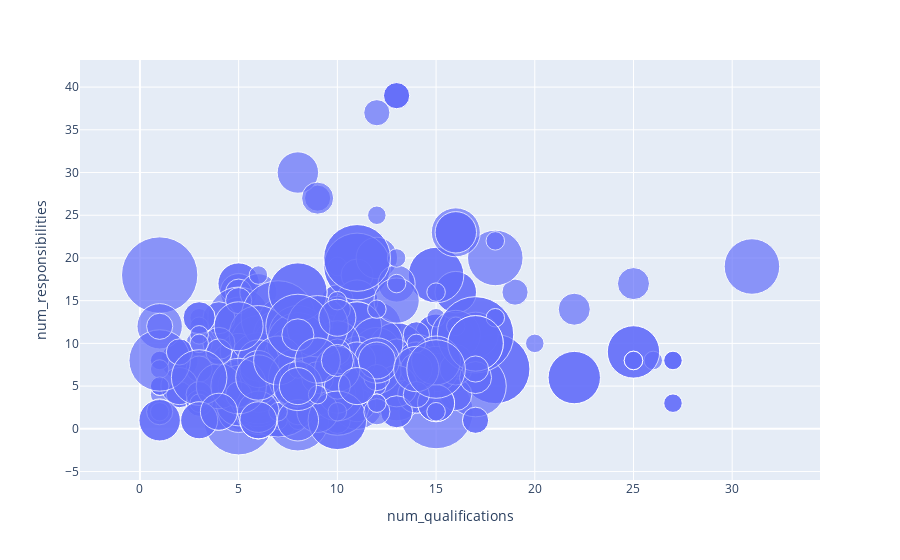

Here is the notebook cell this chart was saved with:
### Code cell
import plotly.express as px
df = agg_sub

fig = px.scatter(df, x="num_qualifications", y="num_responsibilities",
	         size="num_benefits",
                 hover_name="title", log_x=False, size_max=60)
fig.show()

### Figure 1 — Plotly figure (JSON) as saved in the notebook; plotly's stock layout.template omitted (floating-point values rounded to 4 significant figures; data arrays with more than 128 entries replaced by an {"elided": "..."} marker saying what was removed)
{"data": [{"hovertemplate": "<b>%{hovertext}</b><br><br>num_qualifications=%{x}<br>num_responsibilities=%{y}<br>num_benefits=%{marker.size}<extra></extra>", "hovertext": {"elided": "823 str values"}, "legendgroup": "", "marker": {"color": "#636efa", "size": {"elided": "823 int values"}, "sizemode": "area", "sizeref": 0.005833, "symbol": "circle"}, "mode": "markers", "name": "", "orientation": "v", "showlegend": false, "type": "scatter", "x": {"elided": "823 int values"}, "xaxis": "x", "y": {"elided": "823 int values"}, "yaxis": "y"}], "layout": {"legend": {"itemsizing": "constant", "tracegroupgap": 0}, "margin": {"t": 60}, "xaxis": {"anchor": "y", "domain": [0, 1], "title": {"text": "num_qualifications"}}, "yaxis": {"anchor": "x", "domain": [0, 1], "title": {"text": "num_responsibilities"}}}}
